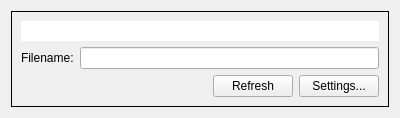
<?xml version="1.0" encoding="utf-8"?>
<!--
######################################################################################################################
# Copyright (C) 2017 - 2019 Spine project consortium
# This file is part of Spine Toolbox.
# Spine Toolbox is free software: you can redistribute it and\/or modify it under the terms of the GNU Lesser General
# Public License as published by the Free Software Foundation, either version 3 of the License, or (at your option)
# any later version. This program is distributed in the hope that it will be useful, but WITHOUT ANY WARRANTY;
# without even the implied warranty of MERCHANTABILITY or FITNESS FOR A PARTICULAR PURPOSE. See the GNU Lesser General
# Public License for more details. You should have received a copy of the GNU Lesser General Public License along with
# this program. If not, see <http:\/\/www.gnu.org\/licenses\/>.
######################################################################################################################
-->
<ui version="4.0">
 <class>Form</class>
 <widget class="QWidget" name="Form">
  <property name="geometry">
   <rect>
    <x>0</x>
    <y>0</y>
    <width>400</width>
    <height>117</height>
   </rect>
  </property>
  <property name="windowTitle">
   <string>Form</string>
  </property>
  <layout class="QVBoxLayout" name="verticalLayout_2">
   <item>
    <widget class="QFrame" name="frame">
     <property name="frameShape">
      <enum>QFrame::Box</enum>
     </property>
     <property name="frameShadow">
      <enum>QFrame::Plain</enum>
     </property>
     <layout class="QVBoxLayout" name="verticalLayout">
      <item>
       <widget class="QLineEdit" name="url_field">
        <property name="font">
         <font>
          <weight>75</weight>
          <bold>true</bold>
         </font>
        </property>
        <property name="frame">
         <bool>false</bool>
        </property>
        <property name="readOnly">
         <bool>true</bool>
        </property>
       </widget>
      </item>
      <item>
       <layout class="QFormLayout" name="formLayout">
        <item row="0" column="0">
         <widget class="QLabel" name="file_name_label">
          <property name="text">
           <string>Filename:</string>
          </property>
         </widget>
        </item>
        <item row="0" column="1">
         <widget class="QLineEdit" name="out_file_name_edit"/>
        </item>
       </layout>
      </item>
      <item>
       <layout class="QHBoxLayout" name="horizontalLayout">
        <item>
         <spacer name="horizontalSpacer">
          <property name="orientation">
           <enum>Qt::Horizontal</enum>
          </property>
          <property name="sizeHint" stdset="0">
           <size>
            <width>40</width>
            <height>20</height>
           </size>
          </property>
         </spacer>
        </item>
        <item>
         <widget class="QPushButton" name="refresh_button">
          <property name="text">
           <string>Refresh</string>
          </property>
         </widget>
        </item>
        <item>
         <widget class="QPushButton" name="settings_button">
          <property name="text">
           <string>Settings...</string>
          </property>
         </widget>
        </item>
       </layout>
      </item>
     </layout>
    </widget>
   </item>
  </layout>
 </widget>
 <resources/>
 <connections/>
</ui>
